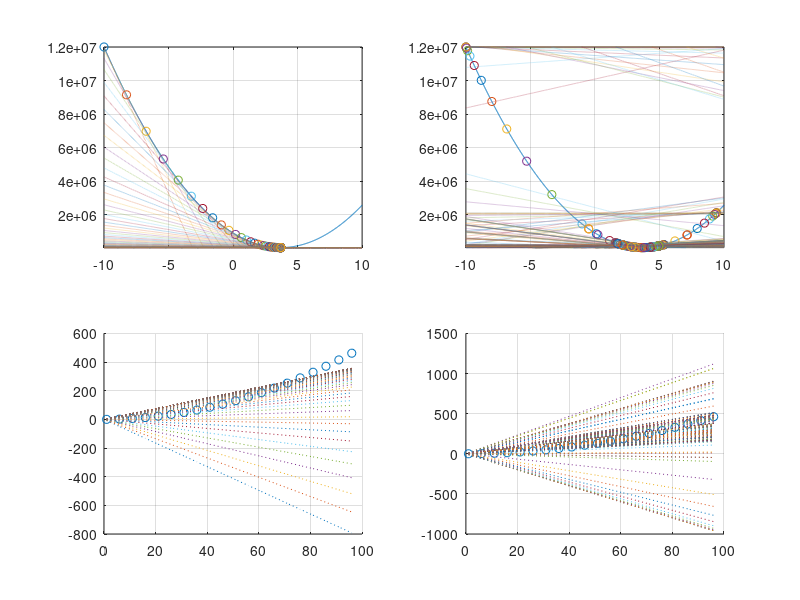

MATLAB code for this plot:
clc
clear all

%Regression data
x = 1:5:100;
y = (x + 5*x.^2)/100;

z_func = -10:0.01:10;
for i=1:length(z_func)
    cost(i) = 0;
    for j=1:length(x)
        cost(i) = cost(i) + (x(j)*z_func(i) - y(j))^2;
    end
end

figure
subplot(2,2,1)
plot(z_func,cost)
xlim([min(z_func),max(z_func)]);
ylim([min(cost),max(cost)]);
grid on
hold on
subplot(2,2,3)
scatter(x,y)
grid on
hold on

%Coefficients
z=-10;
alpha = 1e-6;
iters = 100;
subplot(2,2,1)
scatter(z,norm(x'*z-y',2)^2)
hold on

%Usual gradient descent
for j=1:iters
    dz = 0;
    y1 = norm(x'*z-y',2)^2;
    for i=1:length(x)
        dz = dz+2*(x(i)*z-y(i))*x(i);
    end
    subplot(2,2,1)
    plot(z_func,y1+dz*(z_func-z),':');
    z = z-alpha*dz;
    hold on
    subplot(2,2,1)
    scatter(z,norm(x'*z-y',2)^2)
    hold on
    subplot(2,2,3)
    plot(x,x*z,':');
    hold on
end
z

%Stochastic gradient descent
subplot(2,2,2)
plot(z_func,cost)
xlim([min(z_func),max(z_func)]);
ylim([min(cost),max(cost)]);
grid on
hold on
subplot(2,2,4)
scatter(x,y)
grid on
hold on

%Coefficients
z=-10;
alpha = 1e-5;
iters = 10;
subplot(2,2,2)
scatter(z,norm(x'*z-y',2)^2)
hold on

%Usual gradient descent
for j=1:iters
    dz = 0;
    y1 = norm(x'*z-y',2)^2;
    for i=1:length(x)
        dz = dz+2*(x(i)*z-y(i))*x(i);
        subplot(2,2,2)
        plot(z_func,y1+dz*(z_func-z),':');
        z = z-alpha*dz;
        hold on
        subplot(2,2,2)
        scatter(z,norm(x'*z-y',2)^2)
        hold on
        subplot(2,2,4)
        plot(x,x*z,':');
        hold on
        pause
    end
end
z



